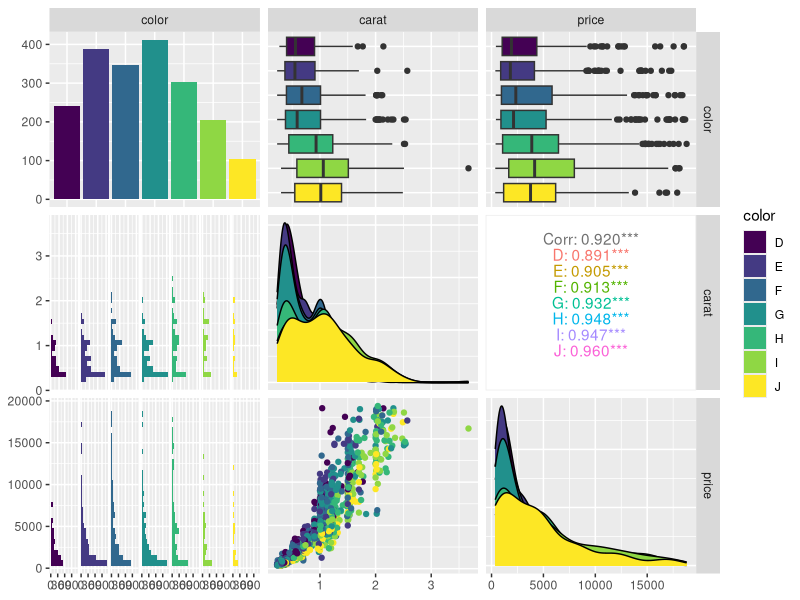
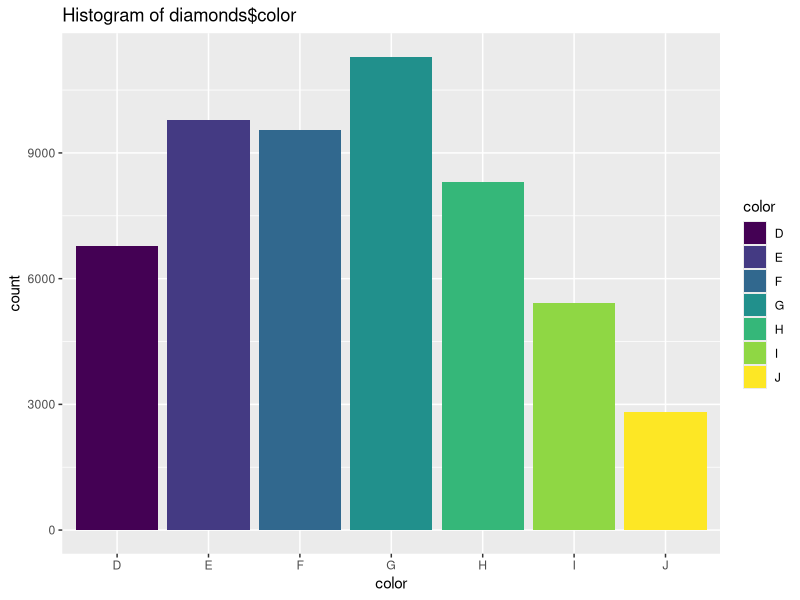
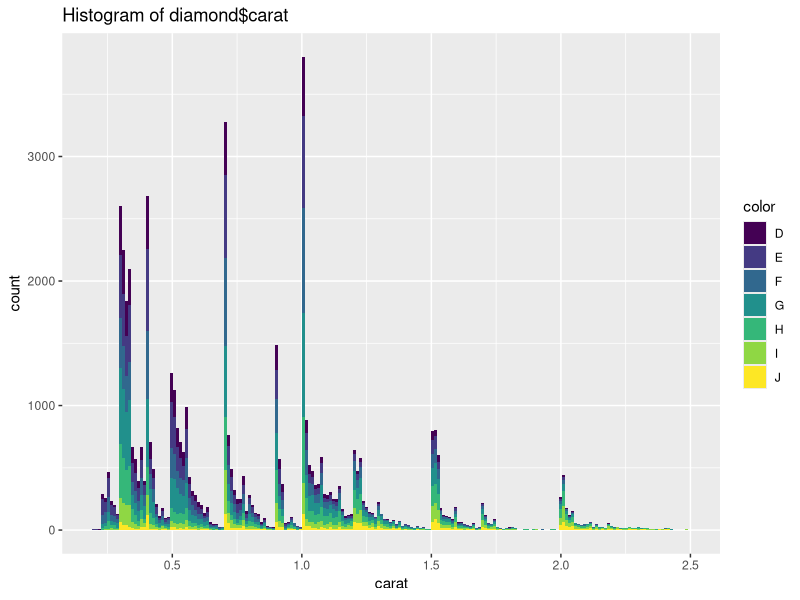
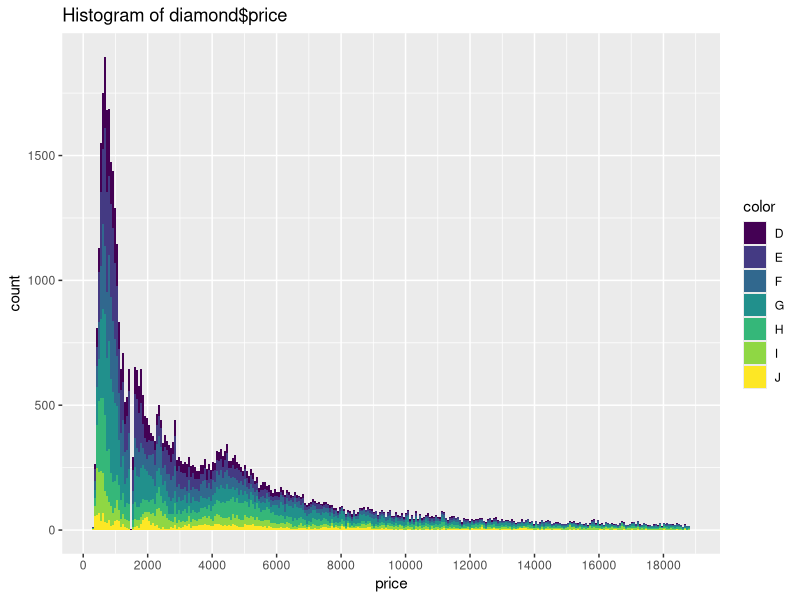
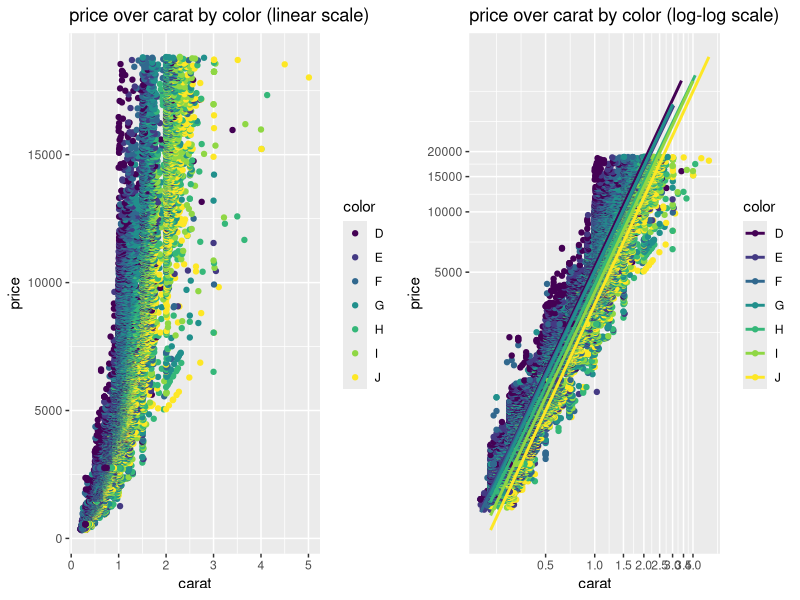

These charts were generated, in order, by the following R code:
library(GGally)
library(ggplot2)
library(grid)
data(midwest)
data(diamonds)


# 1. Professional Employment by State
q1 <- function() {
  # Using Interpretation B from Piazza
  # Box plot percprof by state
  pm <- ggplot(midwest,aes(
    reorder(state, -percprof, median), percprof)) +
    ggtitle('County % of Adults w/ Professional Employment by State') +
    geom_boxplot() +
    coord_flip() +
    scale_x_discrete("state")
  print(pm)
}


# 2. School and College Education by State
q2 <- function() {
  # Scatter plot perchsd over percollege by state
  pm <- ggplot(midwest, aes(x=perchsd, y=percollege)) +
    ggtitle('percollege over perchsd (log-linear scale)') +
    geom_point(aes(color=state)) +
    scale_y_log10(breaks=seq(10, 50, 10)) +
    stat_smooth(method=lm, se=FALSE)
  print(pm)
  
  # Calculate correlation coefficient for log-linear, log-log, and linear
  cor(midwest$perchsd, log(midwest$percollege))
  cor(log(midwest$perchsd), log(midwest$percollege))
  cor(midwest$perchsd, midwest$percollege)
  
  # Box plot perchsd by state
  pm <- ggplot(midwest,aes(
    reorder(state, -perchsd, median), perchsd)) +
    ggtitle('County % of Adults w/ High School Diploma by State') +
    geom_boxplot() +
    coord_flip() +
    scale_x_discrete("state")
  print(pm)
  
  # Box plot percollege by state
  pm <- ggplot(midwest,aes(
    reorder(state, -percollege, median), percollege)) +
    ggtitle('County % of Adults w/ College Diploma by State') +
    geom_boxplot() +
    coord_flip() +
    scale_x_discrete("state")
  print(pm)
}


# 3. Comparison of Visualization Techniques
q3 <- function() {
  # Box plot with differing distributions
  par(mfrow=c(1,2))
  boxplot(c(0,1,2,3,4,5,6,7,8,9,16))
  boxplot(c(0,1,1,1,4,4,6,7,8,9,16))
  par(mfrow=c(1,1))
}


# 4. Random Scatterplots
get_sizes <- function(n, suffix) {
  d1 <- runif(n)
  d2 <- runif(n)
  p <- qplot(d1, d2)
  path <- sprintf("/tmp/plot.%s", suffix)
  ggsave(path, plot=p)
  return(file.size(path))
}

q4_run_experiments <- function() {
  dev.off()
  df <- data.frame(n=seq(1000, 50000, by = 1000))
  for (suffix in c('ps', 'pdf', 'jpeg', 'png')) {
    df[suffix] <- sapply(df$n, get_sizes, suffix=suffix)
  }
  dev.new()
  return(df)
}

q4_examples <- function(df) {
  par(mfrow=c(2,1))
  plot(runif(100), runif(100))
  plot(runif(1000), runif(1000))
  par(mfrow=c(1,1))
}

q4_plot <- function(df) {
  plot(df$n, df$jpeg, ylim=c(5550, 1300000), type="o", col="red", xlab="Sample Size", ylab="File Size", main="Filesize by sample size")
  lines(x=df$n, y=df$png, type='o', col="blue")
  lines(x=df$n, y=df$pdf, type='o', col="green")
  lines(x=df$n, y=df$ps, type='o', col="black")
  legend(1, 1300000, legend=c('jpeg', 'png', 'ps', 'pdf'),
         col=c("red", "blue", "black", "green"), lty=1:2, cex=0.8)
}


# 5. Diamonds

# Multiple plot function (used by permission from: http://www.cookbook-r.com/Graphs/Multiple_graphs_on_one_page_(ggplot2)/)
#
# ggplot objects can be passed in ..., or to plotlist (as a list of ggplot objects)
# - cols:   Number of columns in layout
# - layout: A matrix specifying the layout. If present, 'cols' is ignored.
#
# If the layout is something like matrix(c(1,2,3,3), nrow=2, byrow=TRUE),
# then plot 1 will go in the upper left, 2 will go in the upper right, and
# 3 will go all the way across the bottom.
#
multiplot <- function(..., plotlist=NULL, file, cols=1, layout=NULL) {
  library(grid)
  
  # Make a list from the ... arguments and plotlist
  plots <- c(list(...), plotlist)
  
  numPlots = length(plots)
  
  # If layout is NULL, then use 'cols' to determine layout
  if (is.null(layout)) {
    # Make the panel
    # ncol: Number of columns of plots
    # nrow: Number of rows needed, calculated from # of cols
    layout <- matrix(seq(1, cols * ceiling(numPlots/cols)),
                     ncol = cols, nrow = ceiling(numPlots/cols))
  }
  
  if (numPlots==1) {
    print(plots[[1]])
    
  } else {
    # Set up the page
    grid.newpage()
    pushViewport(viewport(layout = grid.layout(nrow(layout), ncol(layout))))
    
    # Make each plot, in the correct location
    for (i in 1:numPlots) {
      # Get the i,j matrix positions of the regions that contain this subplot
      matchidx <- as.data.frame(which(layout == i, arr.ind = TRUE))
      
      print(plots[[i]], vp = viewport(layout.pos.row = matchidx$row,
                                      layout.pos.col = matchidx$col))
    }
  }
}


q5 <- function() {
  diamonds_sample <- diamonds[sample(1:length(diamonds$price), 2000),]
  print(ggpairs(diamonds_sample, columns=c('color', 'carat', 'price'), ggplot2::aes(colour=color), legend=1))
  
  print(ggplot(diamonds, aes(color, ..count.., fill=color)) +
          geom_histogram(stat="count") +
          ggtitle("Histogram of diamonds$color")
        )
  
  print(ggplot(diamonds, aes(x=carat, fill=color)) +
          geom_histogram(bins=200) +
          xlim(0, 2.5) +
          scale_x_continuous(breaks=pretty(diamonds$carat, n=10), limits=c(NA, 2.5)) +
          ggtitle("Histogram of diamond$carat")
        )

  print(ggplot(diamonds, aes(x=price, fill=color)) +
          geom_histogram(bins=300) +
          scale_x_continuous(breaks=pretty(diamonds$price, n=10)) +
          ggtitle("Histogram of diamond$price")
        )
  
  p1 <- ggplot(diamonds, aes(x=carat, y=price, color=color)) +
          geom_point() +
          ggtitle("price over carat by color (linear scale)")
  p2 <- ggplot(diamonds, aes(x=carat, y=price, color=color)) +
          geom_point() +
          scale_y_log10(breaks=pretty(diamonds_sample$price, n=5)) +
          scale_x_log10(breaks=pretty(diamonds_sample$carat, n=5)) +
          stat_smooth(method="lm", se=F) +
          ggtitle("price over carat by color (log-log scale)")
  multiplot(p1, p2, cols=2)
  print(summary(lm(log(diamonds$price)~log(diamonds$carat))))
}

# Main
# q1()
# q2()
# q3()
# df <- q4_run_experiments()
# q4_plot(df)
# q4_measure_growth(df)
q5()
